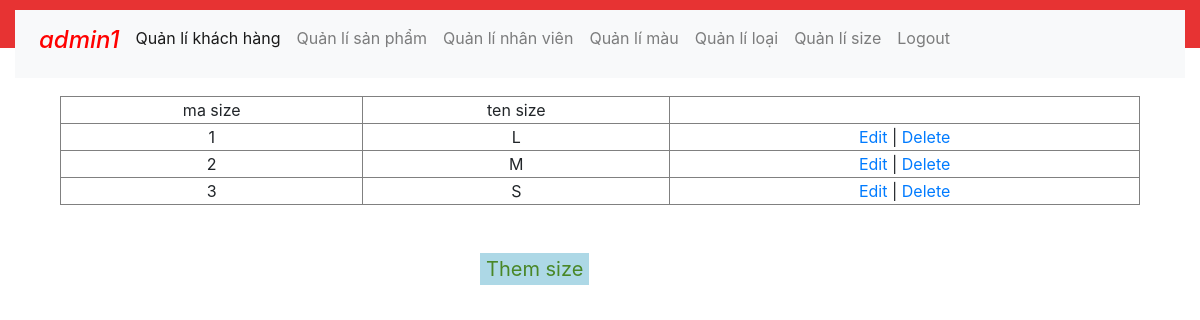
The page /admin/index.php?quanly=ql_size (signed in) on the database its author committed.
### tables this page shows
CREATE TABLE `size` (
  `maSize` int(11) NOT NULL,
  `loaiSize` varchar(111) NOT NULL
);

### admin/index.php (called while the page is built, shortened)
<?php
 include('includes/header.php'); ?>
<?php
	include('functions/config.php');
?>
<?php include('includes/footer.php') ?>

### admin/functions/ql_size.php (the view, shortened to what this page needs)
<div class="row">
	<div class="col-12">
		<?php
			$sql1 = "select * from size";
			$query1 = mysqli_query($con, $sql1);
				?>
		 <table border="1" style="text-align: center;width: 90%; margin-left:5%">
		 	<tr>
		 		<td>ma size</td>
		 		<td>ten size</td>
		 		<td></td>
		 	</tr>
		 	<?php
		 		while($data = mysqli_fetch_array($query1))
		 		{
		 			echo '<tr>
		 				<td>'.$data["maSize"].'</td>
		 				<td>'.$data["loaiSize"].'</td>
		 				<td><a href="index.php?sua=edit_size&id='.$data["maSize"].'">Edit</a> | <a href="index.php?quanly=ql_size&id_delete='.$data["maSize"].'">Delete</a> </td>
		 			</tr>';
		 		}
		 	 ?>
		 </table>
		 <br/><br/>
		 <a href="index.php?them=add_size"><button class="btnThem">Them size</button></a>
	</div>
</div>

### admin/css/style.css (style rules this page uses)
.btnThem { background-color: lightblue; margin-left: 40%;color:#498727;border:0; font-size: 20px }

### rows shown on the page
size: maSize "1", loaiSize "L"
size: maSize "2", loaiSize "M"
size: maSize "3", loaiSize "S"

### other values the page prints
$_SESSION["nv"]["tenNhanVien"] "admin1"
